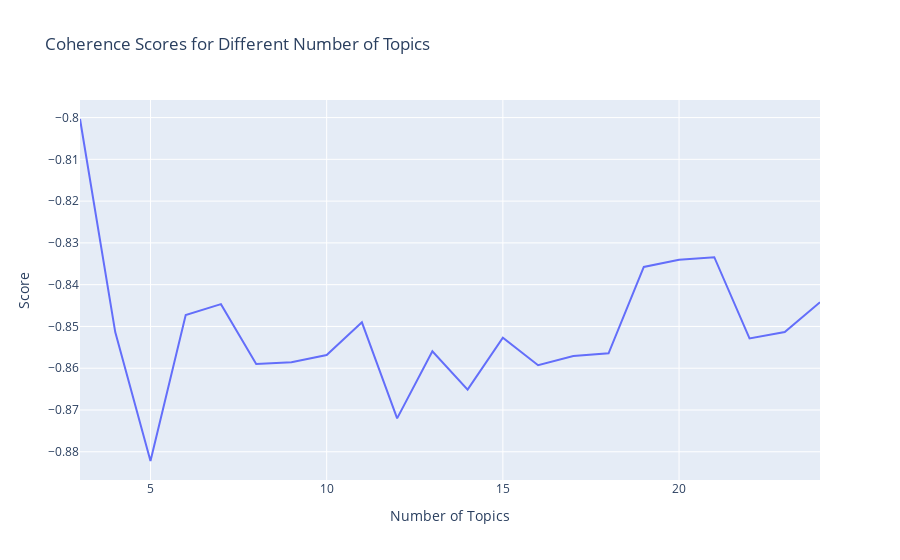

The notebook cell saved with this chart:
### Code cell
import plotly.express as px # plotting

# Convert results to a DataFrame
df_results = pd.DataFrame(results)

# Line plot for coherence over the range of topics
fig = px.line(
    df_results,
    x='num_topics',
    y=['coherence',],
    labels={'num_topics': 'Number of Topics', 'value': 'Score'},
    title='Coherence Scores for Different Number of Topics'
)

# Update layout for better readability
fig.update_layout(
    xaxis_title='Number of Topics',
    yaxis_title='Score',
    legend_title_text='Metrics',
    showlegend=False
)

fig.show()

### Figure 1 — Plotly figure (JSON) as saved in the notebook; plotly's stock layout.template omitted (floating-point values rounded to 4 significant figures)
{"data": [{"hovertemplate": "variable=coherence<br>Number of Topics=%{x}<br>Score=%{y}<extra></extra>", "legendgroup": "coherence", "line": {"color": "#636efa", "dash": "solid"}, "marker": {"symbol": "circle"}, "mode": "lines", "name": "coherence", "orientation": "v", "showlegend": true, "type": "scatter", "x": [3, 4, 5, 6, 7, 8, 9, 10, 11, 12, 13, 14, 15, 16, 17, 18, 19, 20, 21, 22, 23, 24], "xaxis": "x", "y": [-0.8003, -0.8513, -0.8822, -0.8473, -0.8447, -0.859, -0.8586, -0.8568, -0.849, -0.872, -0.8559, -0.8651, -0.8527, -0.8593, -0.8571, -0.8564, -0.8357, -0.834, -0.8334, -0.8529, -0.8513, -0.8442], "yaxis": "y"}], "layout": {"legend": {"title": {"text": "Metrics"}, "tracegroupgap": 0}, "showlegend": false, "title": {"text": "Coherence Scores for Different Number of Topics"}, "xaxis": {"anchor": "y", "domain": [0, 1], "title": {"text": "Number of Topics"}}, "yaxis": {"anchor": "x", "domain": [0, 1], "title": {"text": "Score"}}}}
